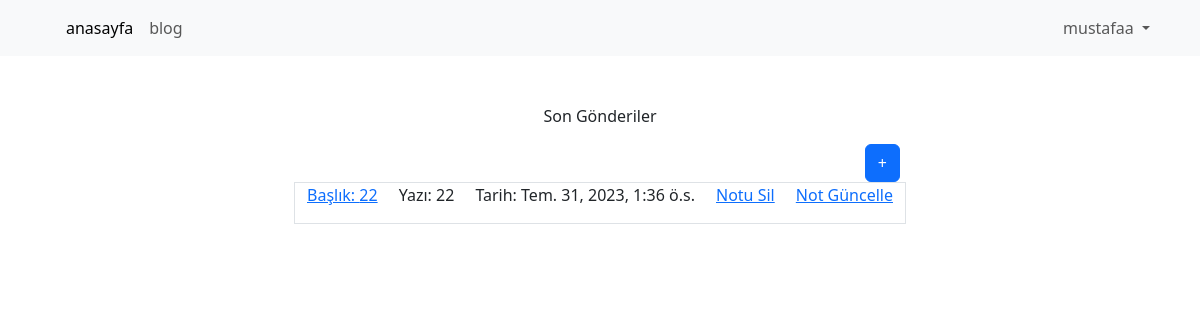
Screenshot of / (signed in) with the database file from the repository.
### dj_app/models.py (models this page shows, shortened)
class Notes(models.Model):
    noteauthor = models.ForeignKey(User, verbose_name=("Yazar"), on_delete=models.CASCADE)
    note_title = models.CharField(("Note Başlığı"), max_length=50)
    note_content = models.TextField(("Not İçeriği"),max_length=400)
    note_image = models.FileField(("Not Resmi"), upload_to="uplods/blog", max_length=100, blank=True)
    note_url = models.URLField(("Note Url"), max_length=200, blank=True, null=True)
    approved = models.BooleanField(("Onay Aşaması"), default=False,help_text="Not Onaylandımı ?")
    notsil = models.BooleanField(("Notu Silebilirmi"),default=False,help_text="Kullanıcı Notu Silebilirmi")
    note_createdat = models.DateTimeField(("Oluşturulma zamanı"), auto_now=True)

### dj_app/views.py (the view)
# urls.py: path('',index),
def index(request):
    context = {}
    context['Notes'] = Notes.objects.filter(approved = True)
    context['logo'] = logo.objects.first()
    return render(request,'index.html', context)

### dj_app/templates/index.html (shortened to what this page needs)
{% extends "base.html" %}
{% block site-icerigi %}
<div class=" d-flex justify-content-center w-100 pt-5">
  <p>Son Gönderiler</p>
</div>
{% if request.user.is_authenticated %}
<div class="modalcontainer2">
  <div class="modal-content2">
<button type="button" class="btn btn-primary" data-bs-toggle="modal" data-bs-target="#exampleModal">
+
</button>
</div>
</div>
{% endif %}
    <div class=" justify-content-center w-100">
    {% for note in Notes  %}
    <div class="row justify-content-center  ">
    <div class="col-6 border">
      <div class="row">
        <div class="col-12">
          <div class="d-flex justify-content-between">
          <p> <a href="{% url 'notedetails' note.id %}">Başlık: {{note.note_title}}</a> </p>
          <p>Yazı: {{note.note_content}} </p>
          <p>Tarih: {{note.note_createdat}}</p>
          {% if request.user.id == note.noteauthor.id or request.user.is_superuser %}
          <p class="text-danger"> <a href="{% url 'notsil' note.id %}" onclick="notsil(event,'{{note.id}}')"> Notu Sil</a></p>
          <p class="text-warning"> <a href="{% url 'notedit' note.id %}">Not Güncelle</a></p>
          {% endif %}
        </div>
        </div>
      </div>
    </div>
  </div>
  {% endfor %}
</div>
{% endblock site-icerigi %}

### dj_app/templates/partials/_navbar.html (shortened to what this page needs)
<nav class="navbar navbar-expand-lg bg-body-tertiary">
    <div class="container">
      <ul class="navbar-nav me-auto mb-2 mb-lg-0">
        <li class="nav-item">
            <a class="nav-link active" aria-current="page" href="/">anasayfa</a>
          </li>
          <li class="nav-item">
            <a class="nav-link" href="{% url 'blog' %}">blog</a>
          </li>
      </ul>
      <div class="collapse navbar-collapse" id="navbarSupportedContent">
        <ul class="navbar-nav ms-auto mb-2 mb-lg-0">
          {% if user.is_authenticated %}
          <li class="nav-item dropdown">
            <a class="nav-link dropdown-toggle" href="#" role="button" data-bs-toggle="dropdown" aria-expanded="false">
                {{request.user.username}}
              </a>
              {% endif %}
        </ul>
      </div>
    </div>
  </nav>

### dj_app/static/style.css (style rules this page uses)
.modalcontainer2 { width: 100%; display: flex; justify-content: center; }
.modal-content2 { width: 50%; display: flex; justify-content: end; }

### rows the page displays
Notes: note_title "22", note_content "22", note_createdat "Tem. 31, 2023, 1:36 ö.s."

### other values shown
{{ request.user.username }} "mustafaa"
